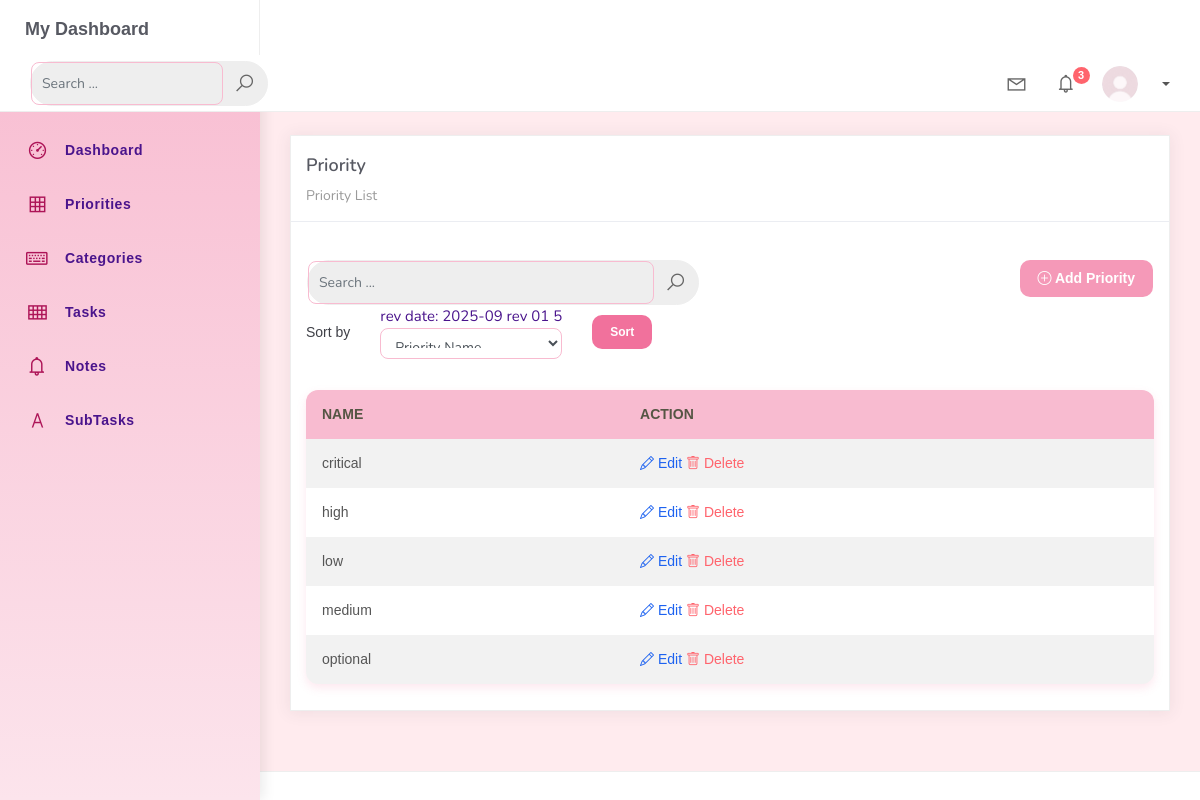
/priority_list, run on an earlier commit of the app's database.
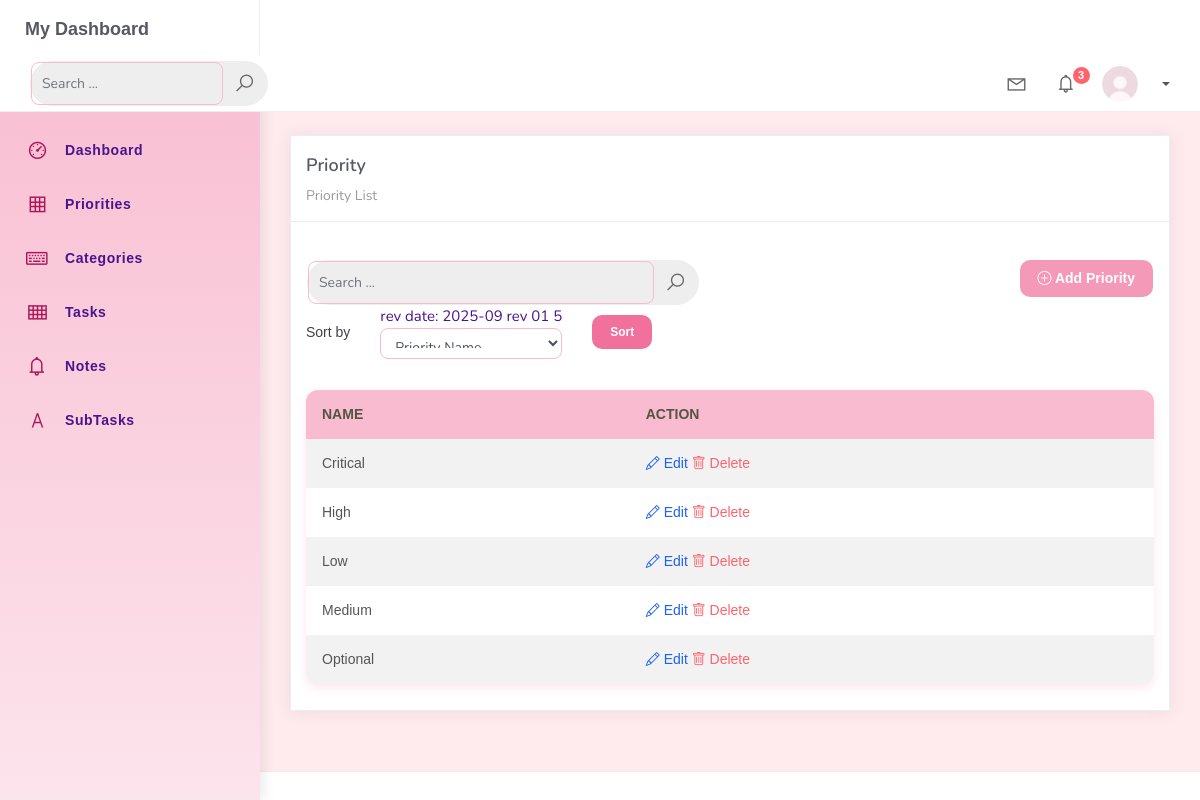
And on a later commit of the database.
### hangarin_project/hangarinorg/models.py (models this page shows, shortened)
class BaseModel(models.Model):
    created_at = models.DateTimeField(auto_now_add=True, db_index=True)
    updated_at = models.DateTimeField(auto_now=True)
    class Meta:
        abstract = True

class Priority(BaseModel):
    name = models.CharField(max_length=150)
    class Meta:
        verbose_name = "Priority"
        verbose_name_plural = "Priorities"

### hangarin_project/hangarinorg/views.py (the view)
# urls.py: path('priority_list', PriorityList.as_view(), name='priority-list'),
class PriorityList(ListView):
    model = Priority
    context_object_name = 'priority'
    template_name = 'priority_list.html'
    paginate_by = 5
    ordering = ["name"]
    def get_ordering(self):
        allowed = ["name", "created_at", "id"]
        sort_by = self.request.GET.get("sort_by")
        if sort_by in allowed:
            return sort_by
        return "name"
    def get_queryset(self):
        qs = super().get_queryset()
        query = self.request.GET.get('q')
        if query:
            qs = qs.filter(name__icontains=query)
        return qs

### hangarin_project/templates/priority_list.html (shortened to what the changed rows need)
{% extends 'base.html' %}
{% load static %}
{% block content %}
<div class="content">
    <div class="container-fluid">
        <div class="row">
            <div class="col-md-12">
                <div class="card">
                    <br />
                    <div class="card-body">
                        <table class="table table-striped mt-3">
                            <thead>
                                <tr>
                                    <th scope="col">Name</th>
                                    <th scope="col">Action</th>
                                </tr>
                            </thead>
                            <tbody>
                                {% for priority in priority %}
                                <tr>
                                    <td>{{ priority.name }}</td>
                                    <td>
                                        <a href="priority_list/{{ priority.id }}" class="text-primary">
                                          <i class="class=bi bi-pencil"></i> Edit
                                        </a>
                                        <a href="{% url 'priority-delete' priority.id %}" class="text-danger">
                                          <i class="bi bi-trash"></i> Delete
                                        </a>
                                      </div>
                                {% empty %}
                                <tr>
                                <td colspan="2" style="text-align: center">
                                <p class="text-sm font-weight-bold mb-0">No Records Found</p>
                                </td>
                                </tr>
                                {% endfor %}
                    </div>
                </div>
            </div>
{% endblock %}

What changed in the data, as far as the page shows it:
changed Priority: name "critical" → "Critical"
changed Priority: name "high" → "High"
changed Priority: name "low" → "Low"
changed Priority: name "medium" → "Medium"
changed Priority: name "optional" → "Optional"
